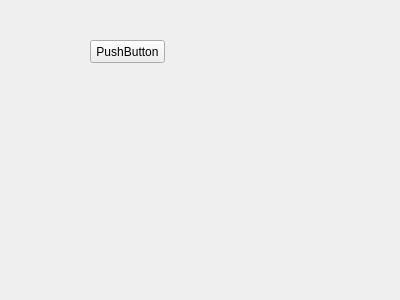
<?xml version="1.0" encoding="UTF-8"?>
<ui version="4.0">
 <class>Form</class>
 <widget class="QWidget" name="Form">
  <property name="geometry">
   <rect>
    <x>0</x>
    <y>0</y>
    <width>400</width>
    <height>300</height>
   </rect>
  </property>
  <property name="windowTitle">
   <string>Form</string>
  </property>
  <widget class="QPushButton" name="pushButton">
   <property name="geometry">
    <rect>
     <x>90</x>
     <y>40</y>
     <width>75</width>
     <height>23</height>
    </rect>
   </property>
   <property name="text">
    <string>PushButton</string>
   </property>
  </widget>
 </widget>
 <resources/>
 <connections/>
</ui>
